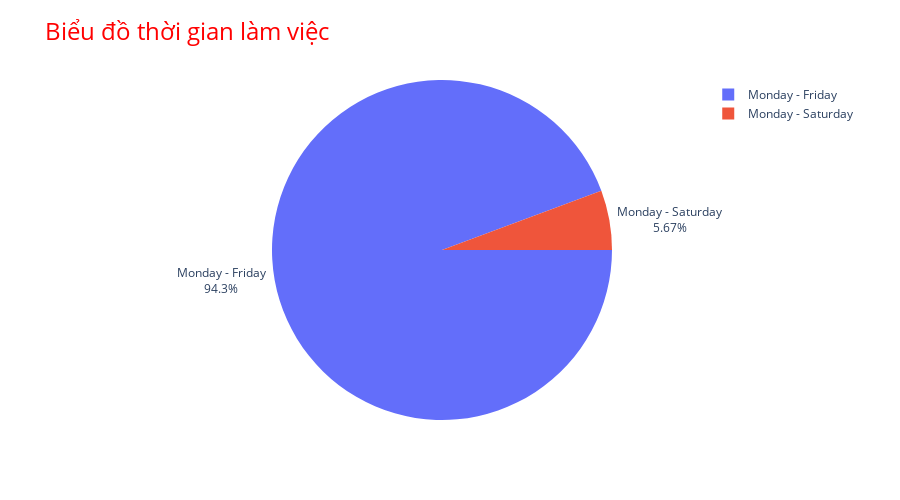

Write notebook code for a chart like this one.
### Code cell
fig = px.pie(df_working, values='count', names='Working days',title='Biểu đồ thời gian làm việc')
fig.update_traces(text=df_working['Working days'], textposition='outside',rotation=90,)
fig.update_layout(margin=dict(t=80, l=0, r=0, b=80),height=500,
                      title_font_size=24, title_font_color='Red')
fig.show()

### Figure 1 — Plotly figure (JSON) as saved in the notebook; plotly's stock layout.template omitted (floating-point values rounded to 4 significant figures)
{"data": [{"domain": {"x": [0, 1], "y": [0, 1]}, "hovertemplate": "Working days=%{label}<br>count=%{value}<extra></extra>", "labels": ["Monday - Friday", "Monday - Saturday"], "legendgroup": "", "name": "", "rotation": 90, "showlegend": true, "text": ["Monday - Friday", "Monday - Saturday"], "textposition": "outside", "type": "pie", "values": [449, 27]}], "layout": {"height": 500, "legend": {"tracegroupgap": 0}, "margin": {"b": 80, "l": 0, "r": 0, "t": 80}, "title": {"font": {"color": "Red", "size": 24}, "text": "Biểu đồ thời gian làm việc"}}}
